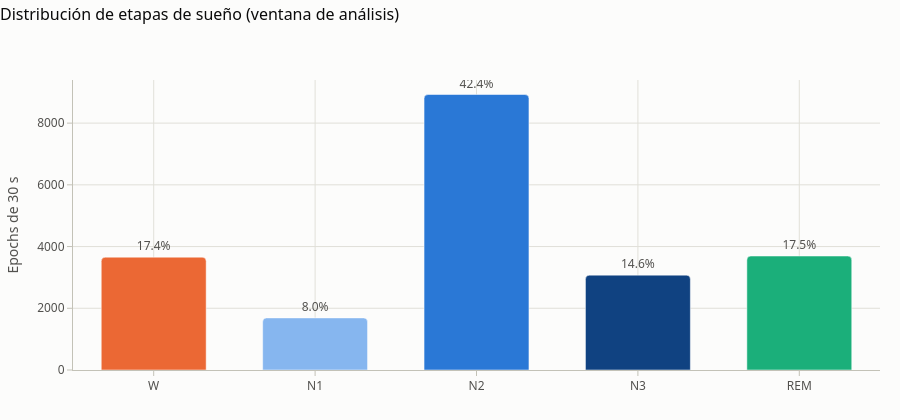

The code cell stored with this chart in its notebook:
### Markdown cell above
**¿Cuánto tiempo pasa en cada etapa dentro de la ventana de análisis?**

### Code cell
plots.stage_distribution(queries.run_query("epochs_by_stage")).show()

### Figure 1 — Plotly figure (JSON) as saved in the notebook; plotly's stock layout.template omitted (floating-point values rounded to 4 significant figures)
{"data": [{"customdata": [[30.47, 17.35], [14.07, 8.02], [74.39, 42.37], [25.62, 14.59], [30.77, 17.53]], "hovertemplate": "%{x}: %{y} epochs<br>%{customdata[0]:.2f} h (%{customdata[1]:.1f}%)<extra></extra>", "marker": {"color": ["#eb6834", "#86b6ef", "#2a78d6", "#104281", "#1baf7a"], "cornerradius": 4}, "text": ["17.4%", "8.0%", "42.4%", "14.6%", "17.5%"], "textposition": "outside", "type": "bar", "x": ["W", "N1", "N2", "N3", "REM"], "y": [3656, 1689, 8927, 3074, 3693]}], "layout": {"bargap": 0.35, "font": {"color": "#52514e", "family": "system-ui, -apple-system, \"Segoe UI\", sans-serif", "size": 12}, "height": 420, "hoverlabel": {"bgcolor": "white", "font": {"color": "#0b0b0b"}}, "legend": {"orientation": "h", "title": {"text": ""}, "x": 0, "xanchor": "left", "y": 1.02, "yanchor": "bottom"}, "margin": {"b": 50, "l": 60, "r": 20, "t": 80}, "paper_bgcolor": "#fcfcfb", "plot_bgcolor": "#fcfcfb", "showlegend": false, "title": {"font": {"color": "#0b0b0b", "size": 16}, "text": "Distribución de etapas de sueño (ventana de análisis)", "x": 0, "xanchor": "left", "y": 0.98, "yanchor": "top"}, "xaxis": {"gridcolor": "#e1e0d9", "linecolor": "#c3c2b7", "tickcolor": "#c3c2b7", "ticks": "outside", "zeroline": false}, "yaxis": {"gridcolor": "#e1e0d9", "linecolor": "#c3c2b7", "tickcolor": "#c3c2b7", "ticks": "outside", "title": {"text": "Epochs de 30 s"}, "zeroline": false}}}
